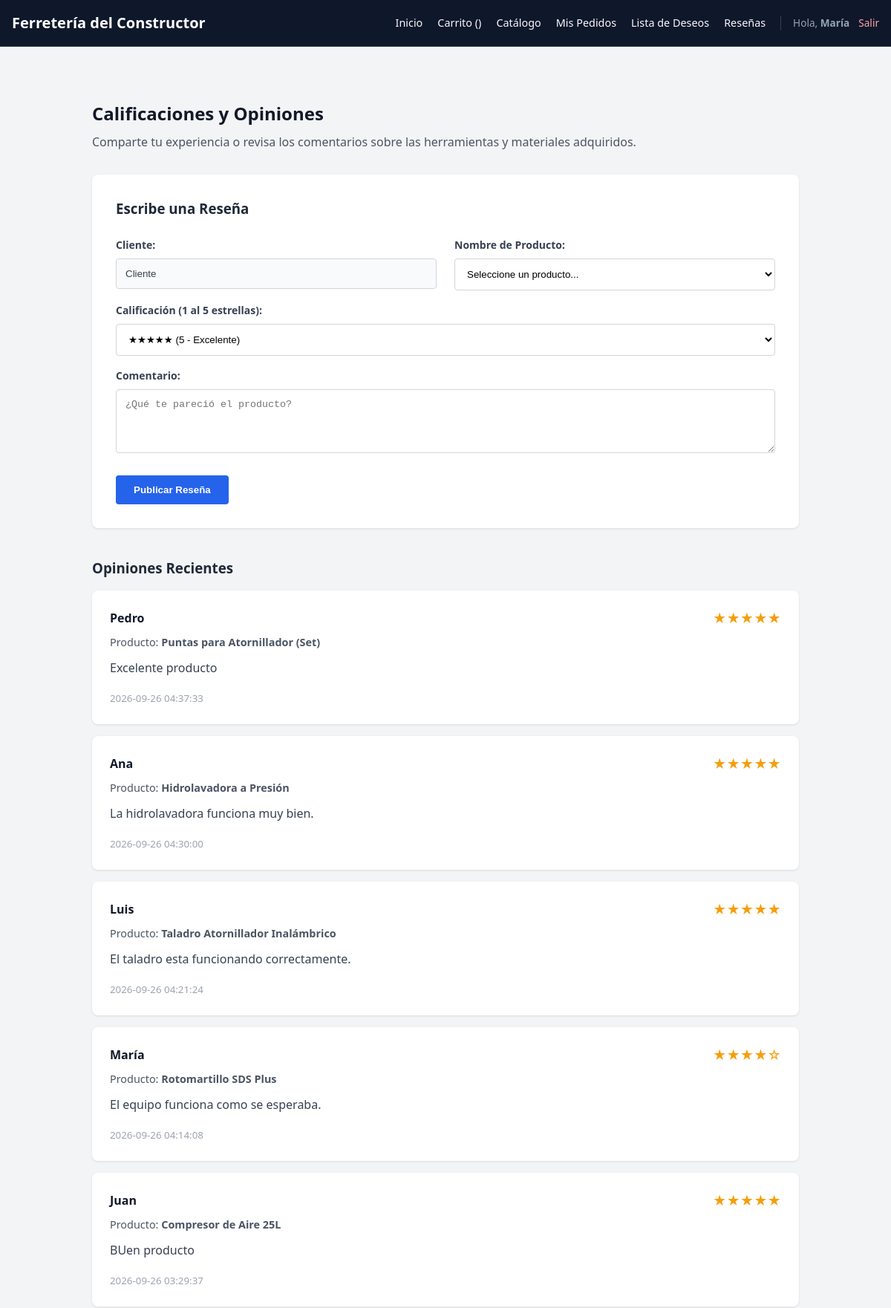
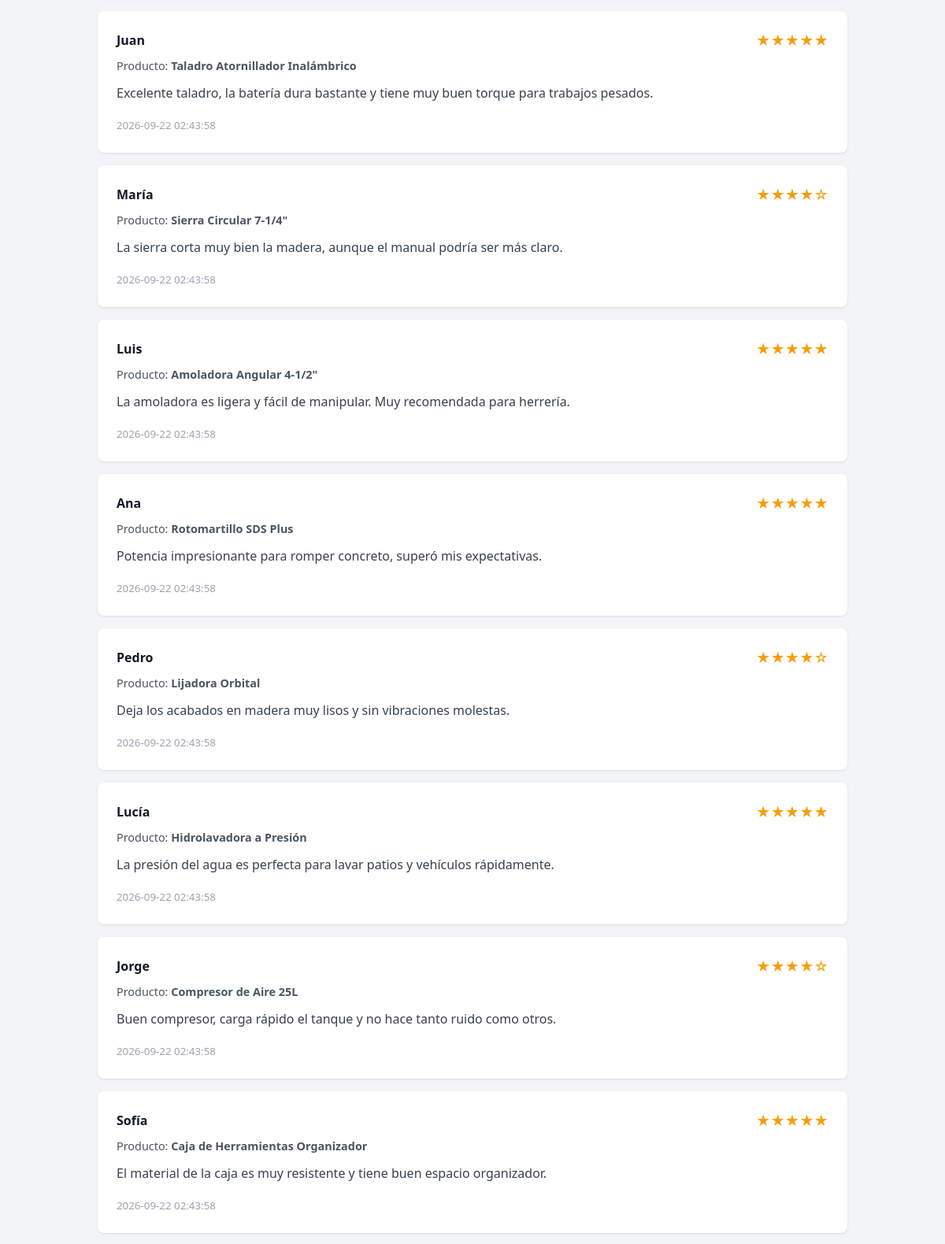
Page /views/clientes/resenas.php (signed in, upper part) on the committed database (2 pictures, top to bottom).
### tables this page shows
CREATE TABLE `resenas` (
  `id_resena` int(11) NOT NULL,
  `id_usuario` int(11) NOT NULL,
  `id_producto` int(11) NOT NULL,
  `calificacion` tinyint(4) DEFAULT NULL CHECK (`calificacion` between 1 and 5),
  `comentario` text NOT NULL,
  `fecha` timestamp NOT NULL DEFAULT current_timestamp()
);

CREATE TABLE `usuarios` (
  `id_usuario` int(11) NOT NULL,
  `nombre` varchar(100) NOT NULL,
  `apellido` varchar(100) NOT NULL,
  `correo` varchar(150) NOT NULL,
  `password` varchar(255) NOT NULL,
  `telefono` varchar(20) NOT NULL,
  `direccion` text NOT NULL,
  `tipo_usuario` enum('cliente','admin') DEFAULT 'cliente'
);

CREATE TABLE `productos` (
  `id_producto` int(11) NOT NULL,
  `id_categoria` int(11) NOT NULL,
  `nombre` varchar(150) NOT NULL,
  `descripcion` text NOT NULL,
  `precio` decimal(10,2) NOT NULL,
  `cantidad` int(11) NOT NULL,
  `imagen` varchar(255) NOT NULL,
  `estado` tinyint(1) DEFAULT 1
);

### controllers/ResenasController.php (called while the page is built, shortened)
<?php
require_once __DIR__ . '/../config/Database.php';
require_once __DIR__ . '/../models/Resena.php';
class ResenasController {
    private $resenaModel;
    public function __construct() {
        $database = new Database();
        $this->db = $database->getConnection();
        $this->resenaModel = new Resena($this->db);
    }
    public function index() {
        return $this->resenaModel->obtenerTodas();
    }
}
?>

### config/Database.php (called while the page is built, shortened)
<?php
class Database {
    private $host = "localhost";
    private $db_name = "ferreteria_constructor";
    private $username = "root";
    private $password = "";
    public function getConnection() {
        $this->conn = null;
        try {
            $this->conn = new PDO(
                "mysql:host=" . $this->host . ";dbname=" . $this->db_name . ";charset=utf8mb4",
                $this->username,
                $this->password
            );
            $this->conn->setAttribute(PDO::ATTR_ERRMODE, PDO::ERRMODE_EXCEPTION);
            $this->conn->setAttribute(PDO::ATTR_DEFAULT_FETCH_MODE, PDO::FETCH_ASSOC);
        } catch(PDOException $exception) {
            echo "Error de conexión: " . $exception->getMessage();
        }
        return $this->conn;
    }
}
?>

### models/Resena.php (called while the page is built, shortened)
<?php
require_once __DIR__ . '/../config/Database.php';
class Resena {
    private $conexion;
    public function __construct($db = null) {
        if ($db !== null) {
            $this->conexion = $db;
        } else {
            $database = new Database();
            $this->conexion = $database->getConnection();
        }
    }
    public function obtenerTodas() {
        $query = "SELECT r.*, u.nombre AS usuario_nombre, p.nombre AS producto_nombre
                  FROM resenas r
                  LEFT JOIN usuarios u ON r.id_usuario = u.id_usuario
                  LEFT JOIN productos p ON r.id_producto = p.id_producto
                  ORDER BY r.fecha DESC";
        $stmt = $this->conexion->query($query);
        if ($stmt) {
            return $stmt->fetchAll(PDO::FETCH_ASSOC);
        }
        return [];
    }
}
?>

### views/clientes/resenas.php (the view, shortened to what this page needs)
<?php
require_once __DIR__ . '/../../config/Database.php';
require_once __DIR__ . '/../../controllers/ResenasController.php';
$resenaController = new ResenasController();
$resenas = $resenaController->index() ?? [];
$nombre_usuario_actual = $_SESSION['nombre'] ?? 'Cliente';
include_once __DIR__ . '/../layouts/header.php';
?>
<main class="container" style="padding: 2.5rem 1.5rem; max-width: 1000px; margin: 0 auto;">
    <div style="margin-bottom: 2rem;">
        <h2 style="color: #111827; margin-bottom: 0.5rem;">Calificaciones y Opiniones</h2>
        <p style="color: #4b5563; margin: 0;">Comparte tu experiencia o revisa los comentarios sobre las herramientas y materiales adquiridos.</p>
    </div>
    <div style="background: white; padding: 2rem; border-radius: 8px; box-shadow: 0 1px 3px rgba(0,0,0,0.1); margin-bottom: 2.5rem;">
        <h3 style="margin-top: 0; color: #1f2937; margin-bottom: 1.5rem;">Escribe una Reseña</h3>
        <form action="<?= BASE_URL; ?>views/clientes/guardarResena.php" method="POST" id="form-resena">
            <div style="display: grid; grid-template-columns: 1fr 1fr; gap: 1.5rem; margin-bottom: 1rem;">
                <div>
                    <label style="display: block; font-size: 0.875rem; font-weight: 600; color: #374151; margin-bottom: 0.5rem;">Cliente:</label>
                    <input type="text" value="<?= htmlspecialchars($nombre_usuario_actual); ?>" disabled style="width: 100%; padding: 0.75rem; border: 1px solid #d1d5db; border-radius: 4px; background: #f9fafb; color: #374151;">
                </div>
                <div>
                    <label style="display: block; font-size: 0.875rem; font-weight: 600; color: #374151; margin-bottom: 0.5rem;">Nombre de Producto:</label>
                    <select name="id_producto" required style="width: 100%; padding: 0.75rem; border: 1px solid #d1d5db; border-radius: 4px; background: white;">
                        <option value="">Seleccione un producto...</option>
                    </select>
                </div>
            </div>
            <div style="margin-bottom: 1rem;">
                <label style="display: block; font-size: 0.875rem; font-weight: 600; color: #374151; margin-bottom: 0.5rem;">Calificación (1 al 5 estrellas):</label>
                <select name="calificacion" required style="width: 100%; padding: 0.75rem; border: 1px solid #d1d5db; border-radius: 4px; background: white;">
                    <option value="5">★★★★★ (5 - Excelente)</option>
                </select>
            </div>
            <div style="margin-bottom: 1.5rem;">
                <label style="display: block; font-size: 0.875rem; font-weight: 600; color: #374151; margin-bottom: 0.5rem;">Comentario:</label>
                <textarea name="comentario" rows="4" required placeholder="¿Qué te pareció el producto?" style="width: 100%; padding: 0.75rem; border: 1px solid #d1d5db; border-radius: 4px;"></textarea>
            </div>
            <button type="submit" style="background: #2563eb; color: white; border: none; padding: 0.75rem 1.5rem; border-radius: 4px; font-weight: bold; cursor: pointer;">Publicar Reseña</button>
        </form>
    </div>
    <h3 style="color: #1f2937; margin-bottom: 1rem;">Opiniones Recientes</h3>
    <div id="contenedor-resenas" style="display: flex; flex-direction: column; gap: 1rem;">
        <?php if (empty($resenas)): ?>
            <div style="background: white; padding: 2rem; text-align: center; border-radius: 8px; color: #6b7280;">
                Aún no hay reseñas registradas en el sistema. ¡Sé el primero en opinar!
            </div>
        <?php else: ?>
            <?php foreach ($resenas as $r): ?>
                <div style="background: white; padding: 1.5rem; border-radius: 8px; box-shadow: 0 1px 3px rgba(0,0,0,0.1);">
                    <div style="display: flex; justify-content: space-between; align-items: center; margin-bottom: 0.5rem;">
                        <span style="font-weight: bold; color: #111827;"><?= htmlspecialchars($r['usuario_nombre'] ?? 'Usuario #' . $r['id_usuario']); ?></span>
                        <span style="color: #f59e0b; font-size: 1.1rem;"><?= str_repeat('★', intval($r['calificacion'])) . str_repeat('☆', 5 - intval($r['calificacion'])); ?></span>
                    </div>
                    <p style="color: #4b5563; font-size: 0.9rem; margin: 0 0 0.75rem 0;">Producto: <strong><?= htmlspecialchars($r['producto_nombre'] ?? 'Producto #' . $r['id_producto']); ?></strong></p>
                    <p style="color: #374151; margin: 0 0 1rem 0;"><?= htmlspecialchars($r['comentario']); ?></p>
                    <small style="color: #9ca3af;"><?= htmlspecialchars($r['fecha'] ?? ''); ?></small>
                </div>
            <?php endforeach; ?>
        <?php endif; ?>
    </div>
</main>
<?php
include_once __DIR__ . '/../layouts/footer.php';
?>

### assets/css/styles.css (style rules this page uses)
:root { --primary: #d97706; --primary-dark: #b45309; --dark: #1f2937; --light: #f3f4f6; --white: #ffffff; --gray: #9ca3af; --danger: #ef4444; --success: #10b981; --font-sans: system-ui, -apple-system, BlinkMacSystemFont, "Segoe UI", Roboto, sans-serif; }
* { box-sizing: border-box; margin: 0; padding: 0; }
body { font-family: var(--font-sans); background-color: var(--light); color: var(--dark); line-height: 1.5; }
.container { padding: 1rem; max-width: 1200px; margin: 0 auto; }

### rows in the picture
resenas: id_usuario.nombre "Pedro", calificacion "★★★★★", id_producto.nombre "Puntas para Atornillador (Set)", comentario "Excelente producto", fecha "2026-09-26 04:37:33"
resenas: id_usuario.nombre "Ana", calificacion "★★★★★", id_producto.nombre "Hidrolavadora a Presión", comentario "La hidrolavadora funciona muy bien.", fecha "2026-09-26 04:30:00"
resenas: id_usuario.nombre "Luis", calificacion "★★★★★", id_producto.nombre "Taladro Atornillador Inalámbrico", comentario "El taladro esta funcionando correctamente.", fecha "2026-09-26 04:21:24"
resenas: id_usuario.nombre "María", calificacion "★★★★", calificacion "☆", id_producto.nombre "Rotomartillo SDS Plus", comentario "El equipo funciona como se esperaba.", fecha "2026-09-26 04:14:08"
resenas: id_usuario.nombre "Juan", calificacion "★★★★★", id_producto.nombre "Compresor de Aire 25L", comentario "BUen producto", fecha "2026-09-26 03:29:37"
resenas: id_usuario.nombre "Juan", calificacion "★★★★★", id_producto.nombre "Taladro Atornillador Inalámbrico", comentario "Excelente taladro, la batería dura bastante y tiene muy buen torque para trabajos pesados.", fecha "2026-09-22 02:43:58"
resenas: id_usuario.nombre "María", calificacion "★★★★", calificacion "☆", id_producto.nombre "Sierra Circular 7-1/4\"", comentario "La sierra corta muy bien la madera, aunque el manual podría ser más claro.", fecha "2026-09-22 02:43:58"
resenas: id_usuario.nombre "Luis", calificacion "★★★★★", id_producto.nombre "Amoladora Angular 4-1/2\"", comentario "La amoladora es ligera y fácil de manipular. Muy recomendada para herrería.", fecha "2026-09-22 02:43:58"
resenas: id_usuario.nombre "Ana", calificacion "★★★★★", id_producto.nombre "Rotomartillo SDS Plus", comentario "Potencia impresionante para romper concreto, superó mis expectativas.", fecha "2026-09-22 02:43:58"
resenas: id_usuario.nombre "Pedro", calificacion "★★★★", calificacion "☆", id_producto.nombre "Lijadora Orbital", comentario "Deja los acabados en madera muy lisos y sin vibraciones molestas.", fecha "2026-09-22 02:43:58"
resenas: id_usuario.nombre "Lucía", calificacion "★★★★★", id_producto.nombre "Hidrolavadora a Presión", comentario "La presión del agua es perfecta para lavar patios y vehículos rápidamente.", fecha "2026-09-22 02:43:58"
resenas: id_usuario.nombre "Jorge", calificacion "★★★★", calificacion "☆", id_producto.nombre "Compresor de Aire 25L", comentario "Buen compresor, carga rápido el tanque y no hace tanto ruido como otros.", fecha "2026-09-22 02:43:58"
resenas: id_usuario.nombre "Sofía", calificacion "★★★★★", id_producto.nombre "Caja de Herramientas Organizador", comentario "El material de la caja es muy resistente y tiene buen espacio organizador.", fecha "2026-09-22 02:43:58"

### other values in the picture
$_SESSION['usuario'] "María"
